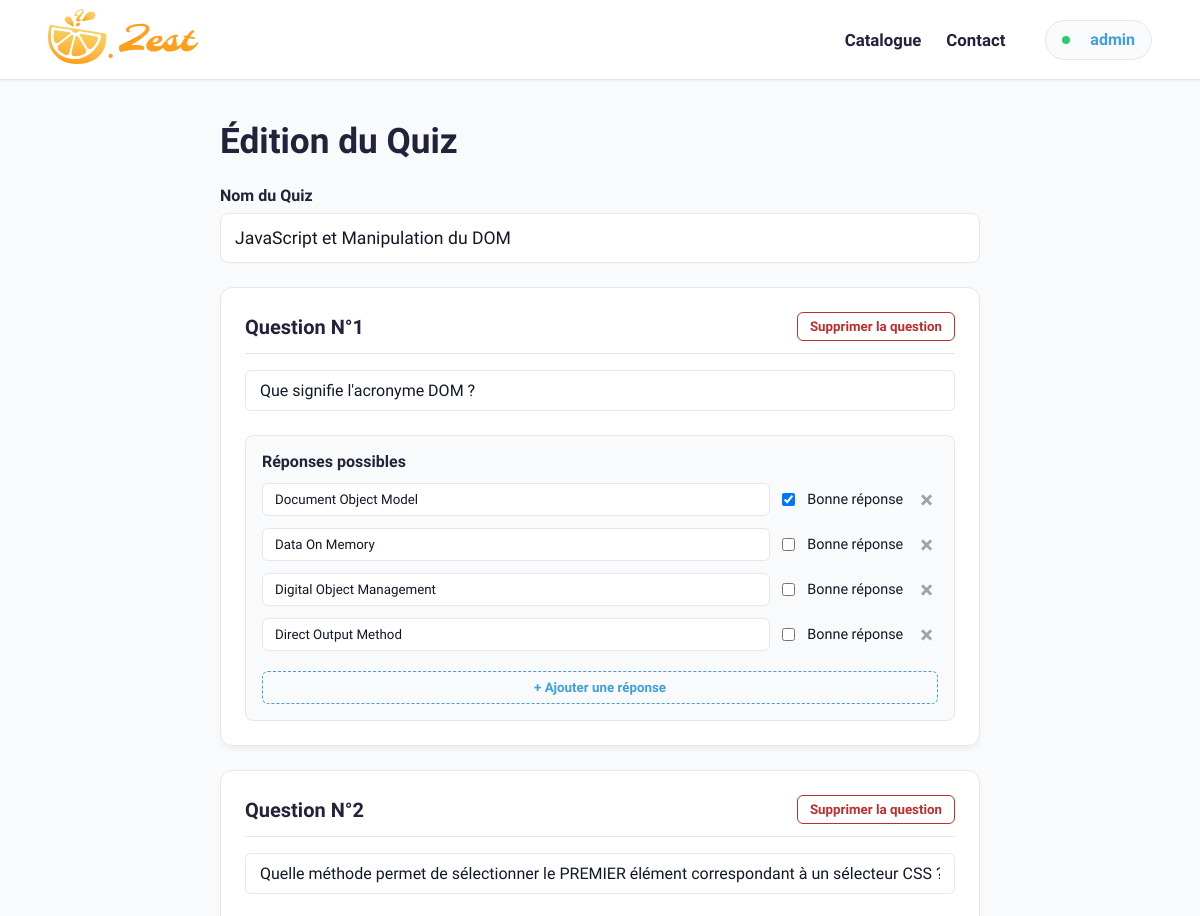
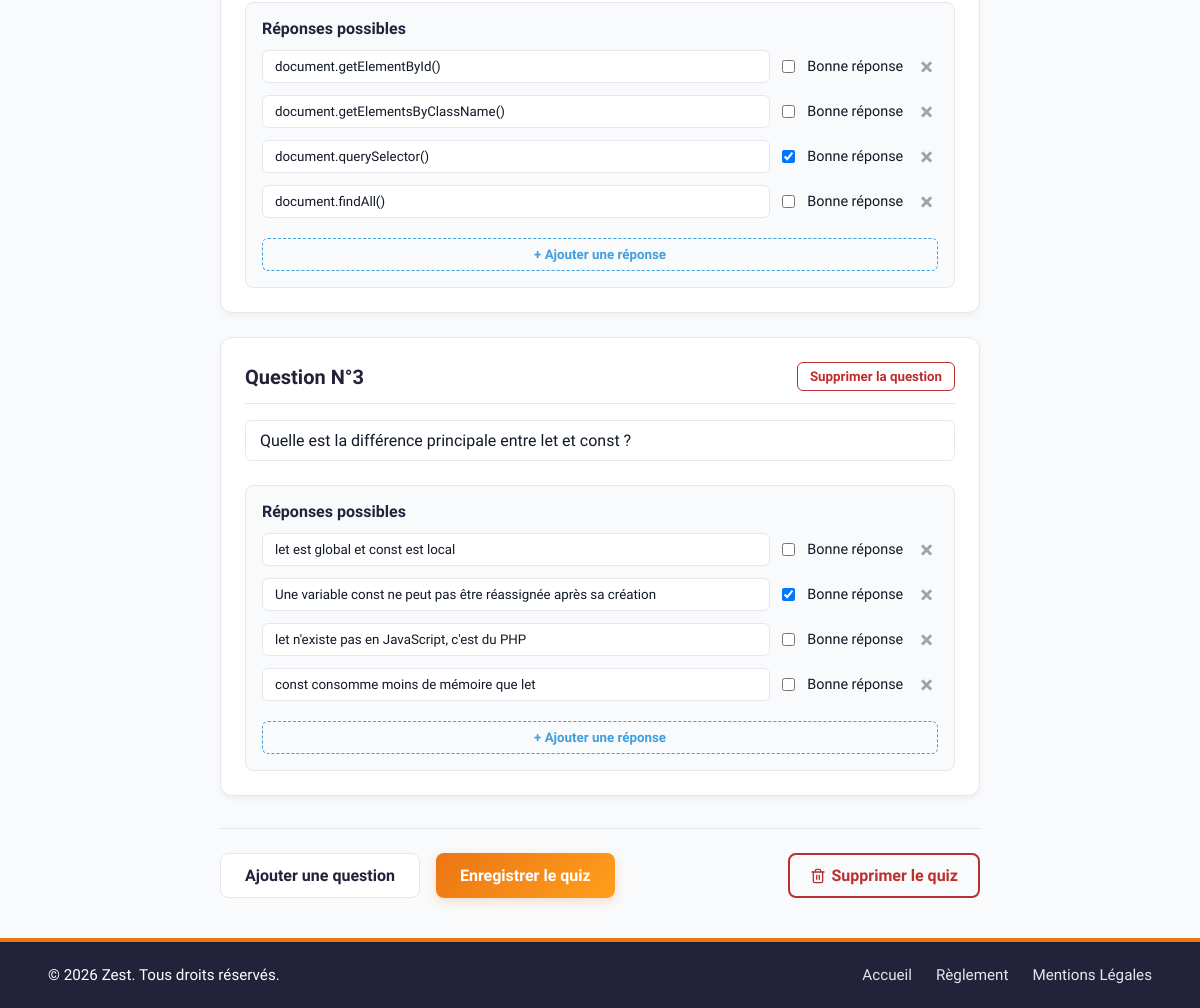
Screenshot of /edit.php?quizId=3 (signed in) with the database file from the repository (2 pictures, top to bottom).
### tables this page shows
CREATE TABLE `sae203_quiz` (
                               `id` int(11) NOT NULL AUTO_INCREMENT,
                               `name` varchar(100) NOT NULL,
                               `creator` int(11) NOT NULL,
                               PRIMARY KEY (`id`)
);

CREATE TABLE `sae203_question` (
                                   `id` int(11) NOT NULL AUTO_INCREMENT,
                                   `quiz` int(11) NOT NULL,
                                   `question` varchar(255) NOT NULL,
                                   PRIMARY KEY (`id`),
                                   KEY `quizz` (`quiz`),
                                   CONSTRAINT `sae203_question_ibfk_1` FOREIGN KEY (`quiz`) REFERENCES `sae203_quiz` (`id`) ON DELETE CASCADE
);

CREATE TABLE `sae203_reponse` (
                                  `id` int(11) NOT NULL AUTO_INCREMENT,
                                  `question` int(11) NOT NULL,
                                  `content` varchar(255) NOT NULL,
                                  `bonne_reponse` tinyint(1) NOT NULL,
                                  PRIMARY KEY (`id`),
                                  KEY `question` (`question`),
                                  CONSTRAINT `sae203_reponse_ibfk_1` FOREIGN KEY (`question`) REFERENCES `sae203_question` (`id`) ON DELETE CASCADE
);

### php/utils.php (called while the page is built, shortened)
<?php
function getPDOConnection()
{
    try {
        return new PDO(DB, USER, PWD);
    } catch (PDOException $e) {
        die ("Failed: " . $e);
    }
}
function getInfoDataBase($query)
{
    $conn = getPDOConnection();
    $res = $conn->query($query);
    $rows = $res->fetchAll();
    return $rows;
}

### edit.php (the view, shortened to what this page needs)
<?php
require_once $_SERVER["DOCUMENT_ROOT"] . "/sae203/php/utils.php";
$id = isset($_GET['quizId']) ? (int)$_GET['quizId'] : null;
$quizName = "";
$questionsHTML = "";
$isCreator = false;
if ($id) {
    $query = "SELECT * FROM sae203_quiz WHERE id = $id ";
    $quiz = getInfoDataBase($query);
    if (!empty($quiz)) {
        $quizName = $quiz[0]['name'];
        $isCreator = ($quiz[0]['creator'] == $_SESSION['user']['user_id']);
        $query = "SELECT * FROM sae203_question WHERE quiz = $id ";
        $questions = getInfoDataBase($query);
        $questionIndex = 1;
        foreach ($questions as $question) {
            $questionId = $question['id'];
            $questionText = htmlspecialchars($question['question']);
            $query = "SELECT * FROM sae203_reponse WHERE question = $questionId ";
            $reponses = getInfoDataBase($query);
            $questionsHTML .= "
                <div class='question-card' id='q{$questionIndex}' data-qindex='{$questionIndex}'>
                    <input type='hidden' name='questions[{$questionIndex}][id]' value='{$questionId}'>
                    <div class='question-header'>
                        <h3>Question N°{$questionIndex}</h3>
                        <button type='button' class='delete-question-btn'>Supprimer la question</button>
                    </div>
                    <div class='form-group'>
                        <input type='text' name='questions[{$questionIndex}][text]' class='question-input' value='{$questionText}' required>
                    </div>
                    <div class='answers-section'>
                        <h4>Réponses possibles</h4>
                        <div class='answers-list'>";
            $reponseIndex = 1;
            foreach ($reponses as $reponse) {
                $reponseId = $reponse['id'];
                $reponseContent = htmlspecialchars($reponse['content']);
                $checked = $reponse['bonne_reponse'] ? "checked" : "";
                $questionsHTML .= "
                            <div class='answer-item'>
                                <input type='hidden' name='questions[{$questionIndex}][answers][{$reponseIndex}][id]' value='{$reponseId}'>
                                <input type='text' name='questions[{$questionIndex}][answers][{$reponseIndex}][text]' value='{$reponseContent}' required>
                                <label class='checkbox-container'>
                                    <input type='checkbox' name='questions[{$questionIndex}][answers][{$reponseIndex}][correct]' value='1' {$checked}>
                                    <span class='checkmark'></span> Bonne réponse
                                </label>
                                <button type='button' class='delete-answer-btn'>&times;</button>
                            </div>";
                $reponseIndex++;
            }
            $questionsHTML .= "
                        </div>
                        <button type='button' class='add-answer-btn'>+ Ajouter une réponse</button>
                    </div>
                </div>";
            $questionIndex++;
        }
    }
}
?>
<!DOCTYPE html>
<html lang="fr">
<head>
    <?php require_once $_SERVER["DOCUMENT_ROOT"] . "/sae203/includes/load-css.php"; ?>
    <link rel="stylesheet" href="css/edit.css">
</head>
<body>
<?php require_once $_SERVER["DOCUMENT_ROOT"] . "/sae203/includes/header.php"; ?>
<main class="quiz-container">
    <h1><?= $id ? "Édition du Quiz" : "Création de Quiz" ?></h1>
    <form action="" method="post" id="edit-quiz">
        <div class="form-group main-title">
            <label for="name">Nom du Quiz</label>
            <input type="text" name="name" id="name" value="<?= htmlspecialchars($quizName) ?>"
                   placeholder="Ex: Culture Générale #1" required>
        </div>
        <div id="questions-container">
            <?php if (!empty($questionsHTML)): ?>
                <?= $questionsHTML ?>
            <?php endif; ?>
        </div>
        <div class="form-actions">
            <div class="left-actions">
                <button type="button" id="add-question-btn" class="btn-secondary">Ajouter une question</button>
                <button type="submit" id="submit-btn" class="btn-primary">Enregistrer le quiz</button>
            </div>
            <?php if ($id && $isCreator): ?>
                <button type="submit" name="action_delete" id="delete-quiz-btn" class="btn-delete"
                        onclick="return confirm('⚠️ Êtes-vous sûr de vouloir supprimer définitivement ce quiz ? Cette action est irréversible.');">
                    Supprimer le quiz
                </button>
            <?php endif; ?>
        </div>
    </form>
</main>
<?php require_once $_SERVER["DOCUMENT_ROOT"] . "/sae203/includes/footer.php"; ?>
</body>
</html>

### css/style.css (style rules this page uses)
:root { --space-indigo: #22223B; --orange: #ec7515; --amber-glow: #FF9F1C; --mustard: #fad161; --light-blue: #8cd1ff; --blue-bell: #409fdd; --yale-blue: #124668; --black: #111827; --shadow: rgba(0, 0, 0, 0.05); --shadow-hover: rgba(0, 0, 0, 0.1); --light-grey: #e5e7eb; --bg: #f9fafb; --white: #fff; --error: #bd2f2f; --correct: #008000; }
body { background-color: var(--bg); color: var(--black); display: flex; flex-direction: column; min-height: 100vh; }

### css/edit.css (style rules this page uses)
main { display: block; margin: 0 auto; padding: 40px 20px; width: 100%; max-width: 800px; box-sizing: border-box; }
h1 { font-size: 2.2rem; font-weight: 800; margin-bottom: 24px; color: var(--space-indigo); }
.question-card { background: var(--white); border: 1px solid var(--light-grey); border-radius: 12px; padding: 24px; margin-bottom: 24px; box-shadow: 0 4px 6px -1px var(--shadow); }
.checkbox-container { display: inline-flex; align-items: center; gap: 6px; font-size: 0.9rem; color: var(--black); cursor: pointer; user-select: none; white-space: nowrap; }
.form-actions { display: flex; justify-content: space-between; align-items: center; gap: 16px; margin-top: 32px; border-top: 1px solid var(--light-grey); padding-top: 24px; }
.left-actions { display: flex; gap: 16px; }

### rows the page displays
sae203_quiz: name "JavaScript et Manipulation du DOM"
sae203_question: question "Que signifie l'acronyme DOM ?"
sae203_reponse: content "Document Object Model"
sae203_reponse: content "Data On Memory"
sae203_reponse: content "Digital Object Management"
sae203_reponse: content "Direct Output Method"
sae203_question: question "Quelle méthode permet de sélectionner le PREMIER élément correspondant à un sélecteur CSS ?"
sae203_reponse: content "document.getElementById()"
sae203_reponse: content "document.getElementsByClassName()"
sae203_reponse: content "document.querySelector()"
sae203_reponse: content "document.findAll()"
sae203_question: question "Quelle est la différence principale entre let et const ?"
sae203_reponse: content "let est global et const est local"
sae203_reponse: content "Une variable const ne peut pas être réassignée après sa création"
sae203_reponse: content "let n'existe pas en JavaScript, c'est du PHP"
sae203_reponse: content "const consomme moins de mémoire que let"

### other values shown
$ernest "admin"
